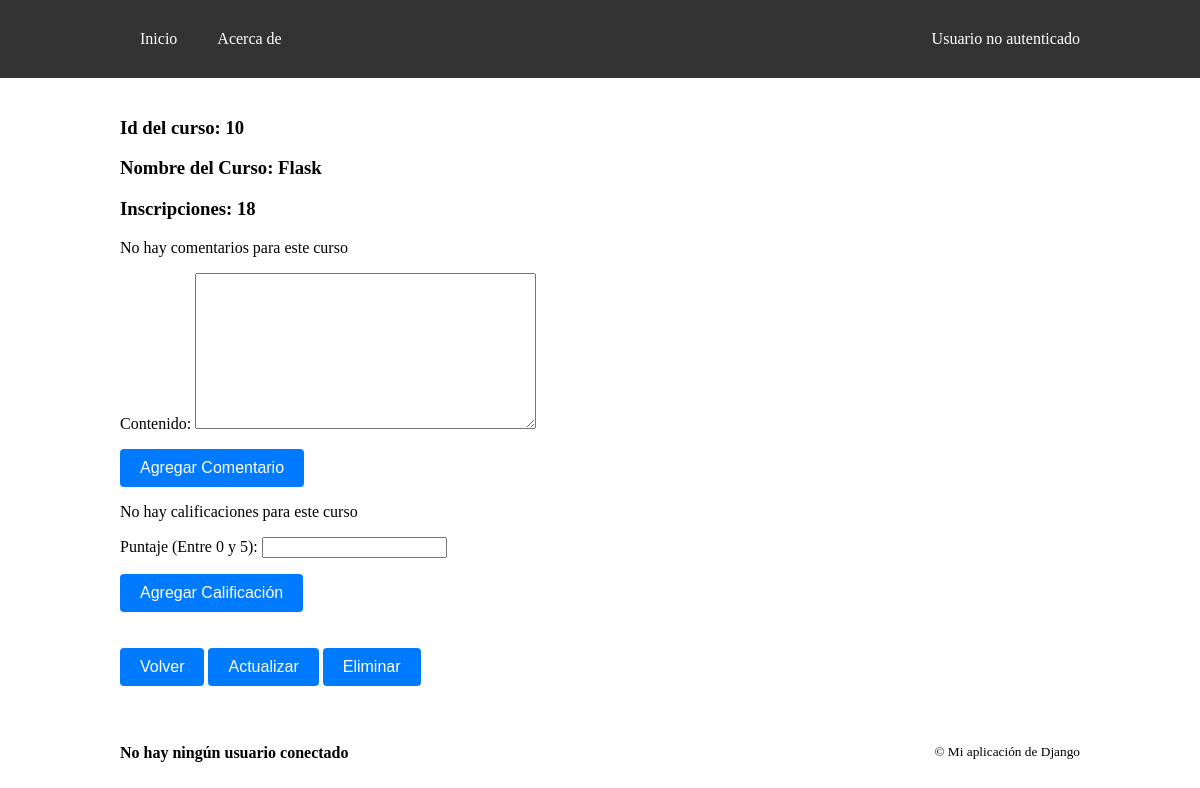
Page /myapp/curso/10 on the earlier database version.
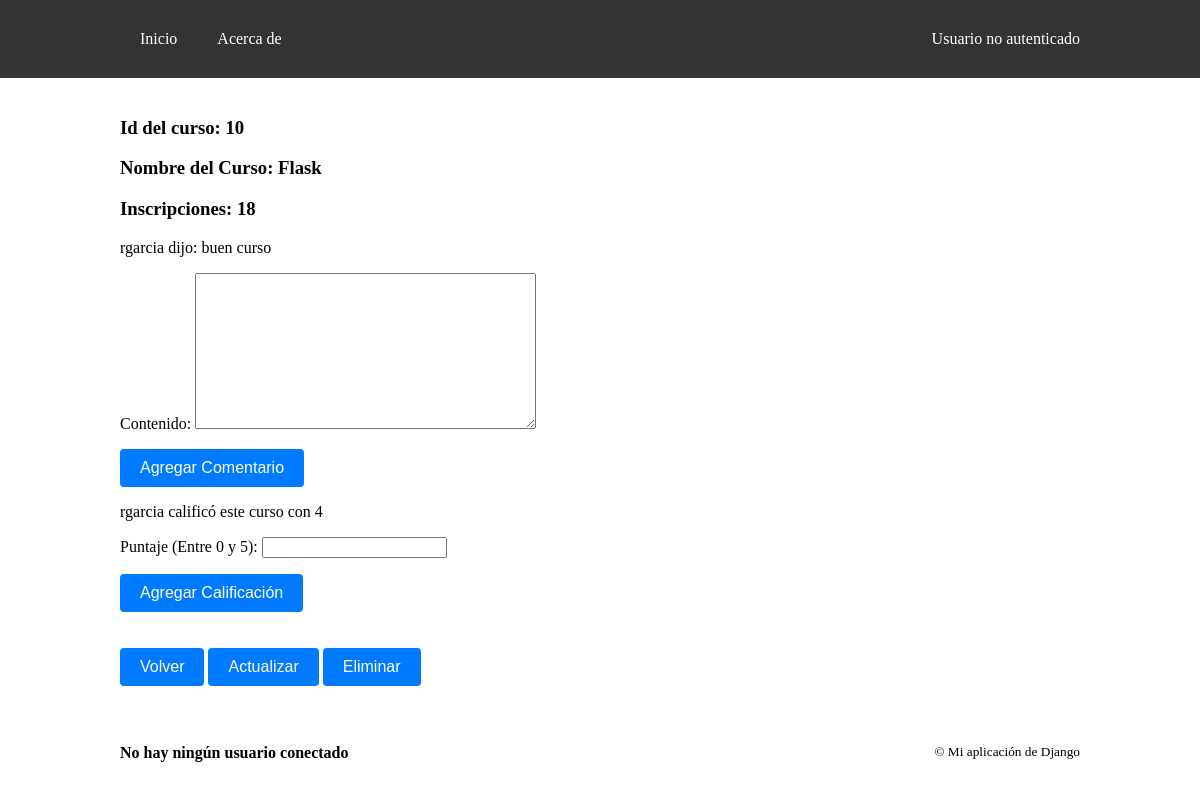
Same page on the later database version.
### myapp/models.py (models this page shows)
class Comentario(models.Model):
    usuario = models.ForeignKey(User, on_delete=models.CASCADE)
    curso = models.ForeignKey(Curso, on_delete=models.CASCADE)
    contenido = models.TextField()
    fecha_publicacion = models.DateTimeField(auto_now_add=True)

class Calificacion(models.Model):
    usuario = models.ForeignKey(User, on_delete=models.CASCADE)
    curso = models.ForeignKey(Curso, on_delete=models.CASCADE)
    puntaje = models.IntegerField()

### myapp/views.py (the view)
# urls.py: path("curso/<int:pk>", views.curso, name="curso"),
def curso(request, pk):
    try:
        curso = Curso.objects.get(id=pk)
        comentarios = Comentario.objects.filter(curso=curso)
        calificaciones = Calificacion.objects.filter(curso=curso)
        comentario_form = ComentarioForm()
        calificacion_form = CalificacionForm()
    except Curso.DoesNotExist:
        raise Http404
    ctx = {
        "curso": curso,
        "comentarios": comentarios,
        "calificaciones": calificaciones,
        "comentario_form": comentario_form,
        "calificacion_form": calificacion_form
        }
    return render(request, "myapp/curso.html", ctx)

### myapp/forms.py (shortened to what this page needs)
class ComentarioForm(forms.ModelForm):
    class Meta:
        model = Comentario
        fields = ['contenido']

class CalificacionForm(forms.ModelForm):
    class Meta:
        model = Calificacion
        fields = ['puntaje']
        labels = {'puntaje': 'Puntaje (Entre 0 y 5)'}

### myapp/templates/myapp/curso.html (shortened to what this page needs)
{% extends "myapp/layout.html" %}
{% block content %}
<h3>Id del curso: {{ curso.id }}</h3>
<h3>Nombre del Curso: {{ curso.nombre }}</h3>
<h3>Inscripciones: {{ curso.inscripciones }}</h3>
{% for comentario in comentarios %}
    <p>{{ comentario.usuario.username }} dijo: {{ comentario.contenido }}</p>
{% empty %}
    <p>No hay comentarios para este curso</p>
{% endfor %}
<form method="post" action="{% url 'agregar_comentario' curso.id %}">
    {{ comentario_form.as_p }}
    <button type="submit">Agregar Comentario</button>
</form>
{% for calificacion in calificaciones %}
    <p>{{ calificacion.usuario.username }} calificó este curso con {{ calificacion.puntaje }}</p>
{% empty %}
    <p>No hay calificaciones para este curso</p>
{% endfor %}
<form method="post" action="{% url 'agregar_calificacion' curso.id %}">
    {{ calificacion_form.as_p }}
    <button type="submit">Agregar Calificación</button>
</form>
<br><br>
<a href="{% url 'cursos' %}"><button>Volver</button></a>
<a href="{% url 'actualizar_curso' curso.id %}"><button>Actualizar</button></a>
<a href="{% url 'eliminar_curso' curso.id %}"><button>Eliminar</button></a>
<br>
{% endblock %}

Differences in the rows shown:
added Comentario: usuario.username "rgarcia", contenido "buen curso"
added Calificacion: usuario.username "rgarcia", puntaje "4"
Other differences:
text no longer shown: "No hay comentarios para este curso No hay calificaciones para este curso"
